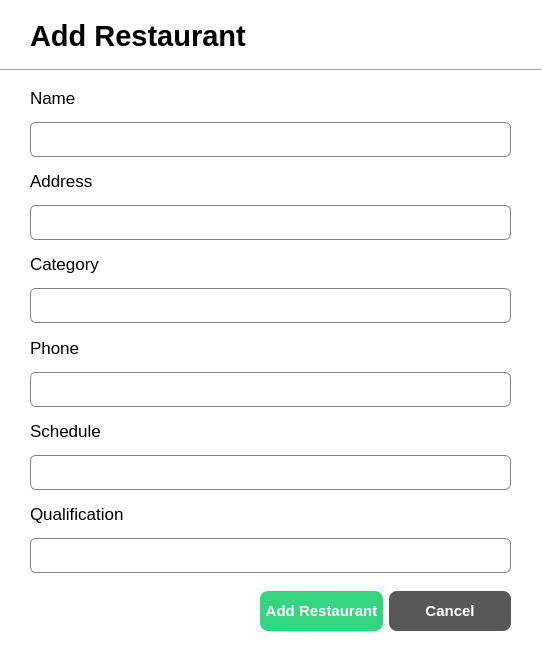
<?xml version="1.0" encoding="UTF-8"?>
<ui version="4.0">
 <class>AddRestaurantDialog</class>
 <widget class="QDialog" name="AddRestaurantDialog">
  <property name="geometry">
   <rect>
    <x>0</x>
    <y>0</y>
    <width>542</width>
    <height>658</height>
   </rect>
  </property>
  <property name="windowTitle">
   <string>Add restaurant Dialog</string>
  </property>
  <property name="styleSheet">
   <string notr="true">QDialog{
	background-color: white;
}

QLineEdit{
	border: 1px solid gray;
	border-radius: 6px;
	padding-left: 15px;
height: 35px;
}

</string>
  </property>
  <widget class="QLabel" name="label">
   <property name="geometry">
    <rect>
     <x>30</x>
     <y>20</y>
     <width>231</width>
     <height>31</height>
    </rect>
   </property>
   <property name="font">
    <font>
     <pointsize>22</pointsize>
     <bold>true</bold>
    </font>
   </property>
   <property name="text">
    <string>Add Restaurant</string>
   </property>
  </widget>
  <widget class="QWidget" name="layoutWidget">
   <property name="geometry">
    <rect>
     <x>30</x>
     <y>80</y>
     <width>481</width>
     <height>493</height>
    </rect>
   </property>
   <layout class="QVBoxLayout" name="verticalLayout_5">
    <item>
     <layout class="QVBoxLayout" name="verticalLayout">
      <item>
       <widget class="QLabel" name="label_2">
        <property name="font">
         <font>
          <pointsize>13</pointsize>
         </font>
        </property>
        <property name="text">
         <string>Name</string>
        </property>
       </widget>
      </item>
      <item>
       <widget class="QLineEdit" name="lineEdit_name">
        <property name="minimumSize">
         <size>
          <width>0</width>
          <height>35</height>
         </size>
        </property>
        <property name="maximumSize">
         <size>
          <width>16777215</width>
          <height>35</height>
         </size>
        </property>
       </widget>
      </item>
     </layout>
    </item>
    <item>
     <layout class="QVBoxLayout" name="verticalLayout_2">
      <item>
       <widget class="QLabel" name="label_3">
        <property name="font">
         <font>
          <pointsize>13</pointsize>
         </font>
        </property>
        <property name="text">
         <string>Address</string>
        </property>
       </widget>
      </item>
      <item>
       <widget class="QLineEdit" name="lineEdit_address">
        <property name="minimumSize">
         <size>
          <width>0</width>
          <height>35</height>
         </size>
        </property>
        <property name="maximumSize">
         <size>
          <width>16777215</width>
          <height>35</height>
         </size>
        </property>
       </widget>
      </item>
     </layout>
    </item>
    <item>
     <layout class="QVBoxLayout" name="verticalLayout_3">
      <item>
       <widget class="QLabel" name="label_4">
        <property name="font">
         <font>
          <pointsize>13</pointsize>
         </font>
        </property>
        <property name="text">
         <string>Category</string>
        </property>
       </widget>
      </item>
      <item>
       <widget class="QLineEdit" name="lineEdit_category">
        <property name="minimumSize">
         <size>
          <width>0</width>
          <height>35</height>
         </size>
        </property>
        <property name="maximumSize">
         <size>
          <width>16777215</width>
          <height>35</height>
         </size>
        </property>
       </widget>
      </item>
     </layout>
    </item>
    <item>
     <layout class="QVBoxLayout" name="verticalLayout_4">
      <item>
       <widget class="QLabel" name="label_5">
        <property name="font">
         <font>
          <pointsize>13</pointsize>
         </font>
        </property>
        <property name="text">
         <string>Phone</string>
        </property>
       </widget>
      </item>
      <item>
       <widget class="QLineEdit" name="lineEdit_phone">
        <property name="minimumSize">
         <size>
          <width>0</width>
          <height>35</height>
         </size>
        </property>
        <property name="maximumSize">
         <size>
          <width>16777215</width>
          <height>35</height>
         </size>
        </property>
       </widget>
      </item>
     </layout>
    </item>
    <item>
     <layout class="QVBoxLayout" name="verticalLayout_6">
      <item>
       <widget class="QLabel" name="label_6">
        <property name="font">
         <font>
          <pointsize>13</pointsize>
         </font>
        </property>
        <property name="text">
         <string>Schedule</string>
        </property>
       </widget>
      </item>
      <item>
       <widget class="QLineEdit" name="lineEdit_schedule">
        <property name="minimumSize">
         <size>
          <width>0</width>
          <height>35</height>
         </size>
        </property>
        <property name="maximumSize">
         <size>
          <width>16777215</width>
          <height>35</height>
         </size>
        </property>
       </widget>
      </item>
     </layout>
    </item>
    <item>
     <layout class="QVBoxLayout" name="verticalLayout_7">
      <item>
       <widget class="QLabel" name="label_7">
        <property name="font">
         <font>
          <pointsize>13</pointsize>
         </font>
        </property>
        <property name="text">
         <string>Qualification</string>
        </property>
       </widget>
      </item>
      <item>
       <widget class="QLineEdit" name="lineEdit_qualification">
        <property name="minimumSize">
         <size>
          <width>0</width>
          <height>35</height>
         </size>
        </property>
        <property name="maximumSize">
         <size>
          <width>16777215</width>
          <height>35</height>
         </size>
        </property>
       </widget>
      </item>
     </layout>
    </item>
   </layout>
  </widget>
  <widget class="QWidget" name="layoutWidget">
   <property name="geometry">
    <rect>
     <x>260</x>
     <y>590</y>
     <width>251</width>
     <height>42</height>
    </rect>
   </property>
   <layout class="QHBoxLayout" name="horizontalLayout">
    <item>
     <widget class="QPushButton" name="btn_addRestaurant">
      <property name="minimumSize">
       <size>
        <width>0</width>
        <height>40</height>
       </size>
      </property>
      <property name="styleSheet">
       <string notr="true">QPushButton{
	background-color: #34D481;
	color: white;
	border: none;
	border-radius: 8px;
	font-weight: bold;
	font-size: 15px
}

QPushButton:hover {
    background-color: #28a766; 
    cursor: pointer;
}</string>
      </property>
      <property name="text">
       <string>Add Restaurant</string>
      </property>
     </widget>
    </item>
    <item>
     <widget class="QPushButton" name="btn_cancel">
      <property name="minimumSize">
       <size>
        <width>0</width>
        <height>40</height>
       </size>
      </property>
      <property name="styleSheet">
       <string notr="true">QPushButton{
	background-color: #585858;
	color: white;
	border: none;
	border-radius: 8px;
	font-weight: bold;
	font-size: 15px
}

QPushButton:hover {
    background-color: #7a7a7a;
    cursor: pointer; 
}</string>
      </property>
      <property name="text">
       <string>Cancel</string>
      </property>
     </widget>
    </item>
   </layout>
  </widget>
  <widget class="Line" name="line">
   <property name="geometry">
    <rect>
     <x>0</x>
     <y>60</y>
     <width>541</width>
     <height>20</height>
    </rect>
   </property>
   <property name="orientation">
    <enum>Qt::Horizontal</enum>
   </property>
  </widget>
 </widget>
 <resources/>
 <connections/>
</ui>
